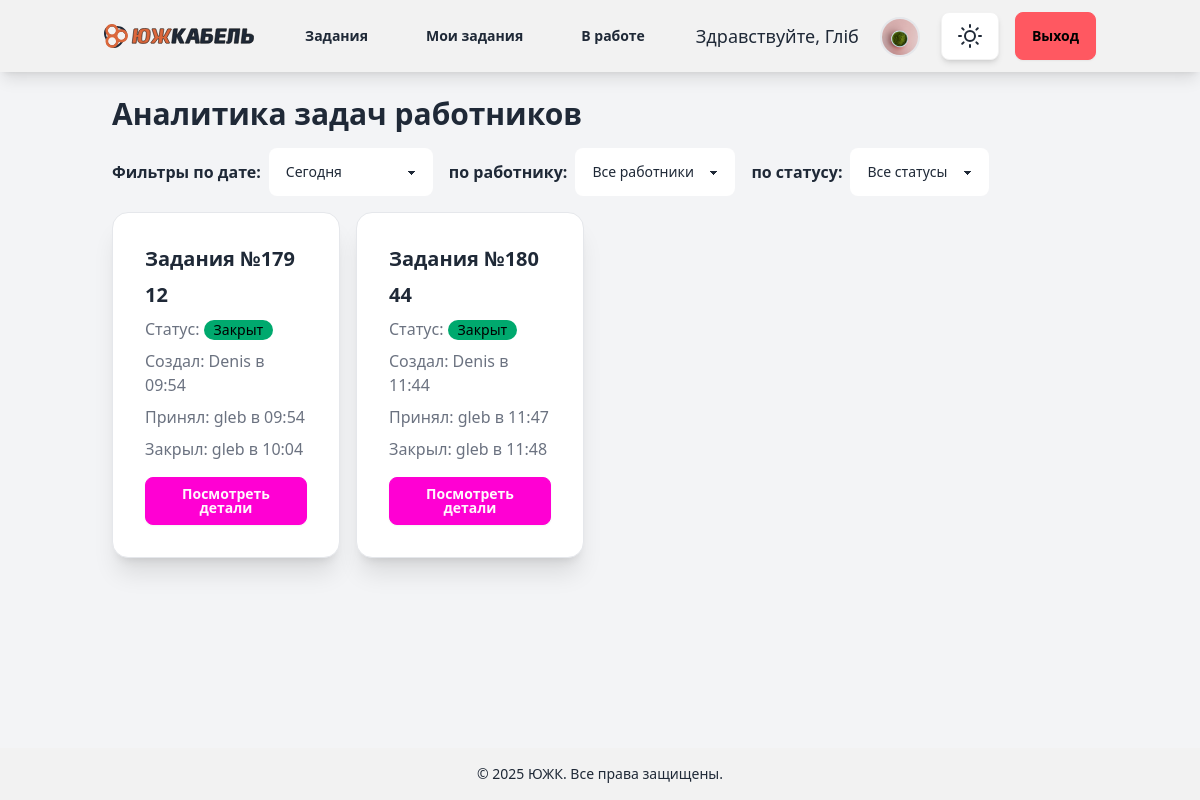
The app's page /ticket_list_for_boss (signed in) with its own data.
### account/models.py (models this page shows, shortened)
class CustomUser(AbstractUser):
    department = models.ForeignKey(Department, on_delete=models.SET_NULL, null=True, blank=True)
    position = models.ForeignKey(Position, on_delete=models.SET_NULL, null=True, blank=True, related_name="users")

class Profile(models.Model):
    user = models.OneToOneField(settings.AUTH_USER_MODEL, on_delete=models.CASCADE)
    date_of_birthday = models.DateField(blank=True, null=True)
    photo = models.ImageField(upload_to='users/%Y/%m/%d/', blank=True)
    number = models.CharField(max_length=10, blank=True, null=True)

### tickets/models.py (models this page shows, shortened)
class Ticket(models.Model):
    STATUS_CHOICES = [
        ('open', 'Open'),
        ('in_progress', 'In Progress'),
        ('closed', 'Closed'),
    ]
    title = models.CharField(max_length=200)
    description = models.TextField()
    status = models.CharField(max_length=20, choices=STATUS_CHOICES, default='open')
    created_by = models.ForeignKey(CustomUser, on_delete=models.CASCADE, related_name='tickets_created')
    accepted_by = models.ForeignKey(CustomUser, on_delete=models.CASCADE, related_name='tickets_accepted', null=True,
                                    blank=True)
    department = models.ForeignKey(Department, on_delete=models.CASCADE, related_name='tickets', null=True, blank=True)
    position = models.ForeignKey(Position, on_delete=models.CASCADE, related_name='tickets', null=True, blank=True)
    old_department = models.ForeignKey(Department, on_delete=models.SET_NULL, related_name='old_department', null=True, blank=True)
    old_position = models.ForeignKey(Position, on_delete=models.SET_NULL, related_name='old_position', null=True, blank=True)
    attachment = models.FileField(upload_to='tickets/', null=True, blank=True)
    created_at = models.DateTimeField(auto_now_add=True)
    accepted_at = models.DateTimeField(null=True, blank=True)
    closed_at = models.DateTimeField(null=True, blank=True)
    updated_at = models.DateTimeField(auto_now=True)
    completion_comment = models.TextField(null=True, blank=True)

### tickets/views.py (the view)
# urls.py: path('ticket_list_for_boss', views.ticket_list_for_boss, name='ticket_list_for_boss'),
@login_required
def ticket_list_for_boss(request):
    user = request.user
    chat_id = None
    tickets = Ticket.objects.filter(
        Q(status="closed") | Q(status="in_progress"),
        department=user.department
    )
    users = CustomUser.objects.filter(department=user.department).exclude(id=user.department.boss.id)
    time_filter_user = request.GET.get('time_filter_user', 'today')  # Default to 'today'
    if time_filter_user == 'today':
        tickets = tickets.filter(created_at__date=timezone.now().date())
    elif time_filter_user == 'week':
        start_of_week = timezone.now() - timedelta(days=timezone.now().weekday())
        tickets = tickets.filter(created_at__gte=start_of_week)
    elif time_filter_user == 'month':
        tickets = tickets.filter(created_at__year=timezone.now().year,
                                 created_at__month=timezone.now().month)
    specific_user = request.GET.get('specific_user', '')
    if specific_user:
        try:
            specific_user = int(specific_user)  # Convert to an integer
            tickets = tickets.filter(accepted_by=specific_user)
        except ValueError:
            pass  # If conversion fails, do nothing (avoid crashing)
    specific_status = request.GET.get('specific_status', '')
    if specific_status:
        tickets = tickets.filter(status=specific_status)
    chat = Chat.objects.filter(
        Q(ticket__accepted_by=user) | Q(ticket__created_by=user)
    ).first()
    chat_id = chat.ticket.id if chat else None
    return render(request, 'tickets/ticket_list_for_boss.html', {
        'tickets': tickets,
        'users': users,
        'chat_id': chat_id
    })

### templates/tickets/ticket_list_for_boss.html (shortened to what this page needs)
{% extends "blog/base.html" %}
{% block content1 %}
<div class="container mx-auto p-6">
    <h2 class="text-3xl font-bold mb-4">Аналитика задач работников</h2>
    <form method="get" class="mb-4">
        <div class="flex gap-4 items-center">
            <div class="flex gap-2 items-center">
                <label class="font-semibold">Фильтры по дате:</label>
                <select name="time_filter_user" class="select select-bordered" onchange="this.form.submit()">
                    <option value="today" {% if request.GET.time_filter_user == "today" %}selected{% endif %}>Сегодня</option>
                </select>
            </div>
            <div class="flex gap-2 items-center">
                <label class="font-semibold">по работнику:</label>
                <select name="specific_user" class="select select-bordered" onchange="this.form.submit()">
                    <option value=''>Все работники</option>
                </select>
            </div>
             <div class="flex gap-2 items-center">
                <label class="font-semibold">по статусу:</label>
                <select name="specific_status" class="select select-bordered" onchange="this.form.submit()">
                    <option value=''>Все статусы</option>
                </select>
            </div>
        </div>
    </form>
    <div id="ticket-container" class="transition-all duration-300 w-full lg:w-3/4 pr-4">
        <div class="grid grid-cols-1 md:grid-cols-2 lg:grid-cols-3 gap-4">
            {% for ticket in tickets %}
            <div class="card bg-base-100 shadow-xl border border-gray-200" data-ticket-id="{{ ticket.id }}">
                <div class="card-body">
                    <h2 class="card-title text-xl font-semibold">Задания №{{ ticket.id }}</h2>
                    <h3 class="card-title text-xl font-semibold">{{ ticket.title }}</h3>
                    <p class="text-gray-500">Статус:
                        <span class="badge
                            {% if ticket.status == 'open' %}badge-error
                            {% elif ticket.status == 'in_progress' %}badge-warning
                            {% else %}badge-success
                            {% endif %}">
                            {% if ticket.status == 'open' %}Открыт
                            {% elif ticket.status == 'in_progress' %}В процессе
                            {% else %}Закрыт
                            {% endif %}
                        </span>
                    </p>
                    <p class="text-gray-500">Создал:
                        {{ ticket.created_by.username }} в {{ ticket.created_at|date:"H:i" }}
                    </p>
                    <p class="text-gray-500">Принял:
                        {% if ticket.accepted_by %}
                            {{ ticket.accepted_by.username }} в {{ ticket.accepted_at|date:"H:i" }}
                        {% else %}
                            {{ ticket.accepted_by.username|default:"На данный момент не принята" }}
                        {% endif %}
                    </p>
                    <p class="text-gray-500">
                        {% if ticket.closed_at %}
                                Закрыл: {{ ticket.accepted_by.username }} в {{ ticket.closed_at|date:"H:i" }}
                        {% endif %}
                    </p>
                    <a href="{% url 'tickets:ticket_detail' ticket.id %}" class="btn btn-secondary mt-2">Посмотреть детали</a>
                </div>
            </div>
            {% endfor %}
        </div>
    </div>
</div>
{% endblock %}

### templates/blog/base.html (shortened to what this page needs)
{% load static %}
{% load tailwind_tags %}
<!DOCTYPE html>
<html lang="ru">
<head>
    {% tailwind_css %}
    <script src="https://cdn.tailwindcss.com"></script>
</head>
<body class="bg-gray-100 theme-transition min-h-screen flex flex-col">
    <nav class="bg-base-200 shadow-lg sticky top-0 z-10">
        <div class="container mx-auto px-4 py-3 flex justify-between items-center">
            <a href="{% url 'tickets:ticket_list_created_by' %}">
                <img id="lightLogo" src="/media/tickets/logo-ru-x-light.svg" alt="Company Logo" width="150">
            </a>
            {% if request.user.is_authenticated %}
            <div class="hidden md:flex items-center space-x-6">
                <a href="{% url 'tickets:ticket_list' %}" class="btn btn-ghost hover:bg-base-300">Задания</a>
                <a href="{% url 'tickets:ticket_list_created_by' %}" class="btn btn-ghost hover:bg-base-300">Мои задания</a>
                <a href="{% url 'tickets:ticket_list_accepted_by' %}" class="btn btn-ghost hover:bg-base-300">В работе</a>
            </div>
            <div class="flex items-center space-x-4">
                <span class="text-lg hidden md:inline">Здравствуйте, {{ request.user.first_name|default:request.user.username }}</span>
                <a href="{% url 'account:user_profile' %}" class="btn btn-ghost p-1 hover:ring-2 hover:ring-primary rounded-full transition-all">
                    {% if request.user.profile.photo %}
                        <img src="{{ request.user.profile.photo.url }}" alt="Profile Picture"
                            class="w-10 h-10 rounded-full border-2 border-primary object-cover">
                    {% else %}
                        <img src="/media/tickets/def.png" alt="Default Profile Picture"
                            class="w-10 h-10 rounded-full border-2 border-gray-300 object-cover">
                    {% endif %}
                </a>
                <button id="theme-toggle-btn" class="btn btn-circle bg-base-100 hover:bg-base-300 shadow-md transition-all">
                </button>
                <form action="{% url 'account:logout' %}" method="post" class="inline">
                    <button type="submit" class="btn btn-error hover:btn-error-focus transition-colors">Выход</button>
                </form>
            </div>
            {% else %}
            <div>
                <a href="{% url 'account:login' %}" class="btn btn-primary hover:bg-primary-focus transition-colors">Вход</a>
            </div>
            {% endif %}
        </div>
    </nav>
    {% block content1 %}
    {% endblock %}
    <footer class="bg-base-200 p-4 text-center text-sm mt-auto">
        <div class="container mx-auto">
            <p>© 2025 ЮЖК. Все права защищены.</p>
        </div>
    </footer>
</body>
</html>

### templates/blog/base.html (style rules this page uses)
.theme-transition { transition: background-color 0.3s ease, color 0.3s ease, border-color 0.3s ease; }

### records on screen
CustomUser: user.first_name "Гліб", user.profile.photo (picture)
Ticket: id "179", title "12", status "Закрыт", created_by.username "Denis", created_at "09:54", accepted_by.username "gleb", accepted_at "09:54", closed_at "10:04"
Ticket: id "180", title "44", status "Закрыт", created_by.username "Denis", created_at "11:44", accepted_by.username "gleb", accepted_at "11:47", closed_at "11:48"
